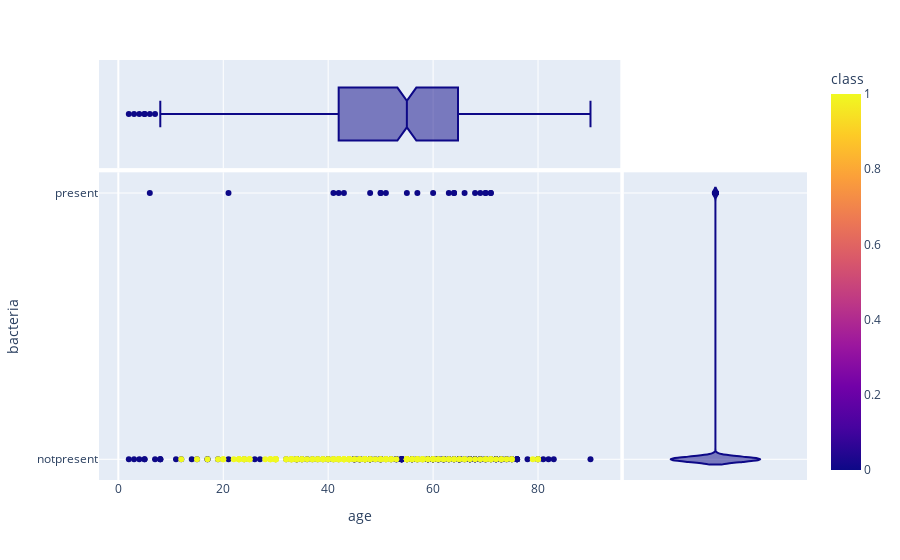

Source (notebook cell):
### Code cell
px.scatter(df, x="age", y="bacteria", color="class", marginal_y="violin", marginal_x="box")

### Figure 1 — Plotly figure (JSON) as saved in the notebook; plotly's stock layout.template omitted (floating-point values rounded to 4 significant figures; data arrays with more than 128 entries replaced by an {"elided": "..."} marker saying what was removed)
{"data": [{"hovertemplate": "age=%{x}<br>bacteria=%{y}<br>class=%{marker.color}<extra></extra>", "legendgroup": "", "marker": {"color": {"elided": "400 int values"}, "coloraxis": "coloraxis", "symbol": "circle"}, "mode": "markers", "name": "", "showlegend": false, "type": "scatter", "x": {"elided": "400 int values"}, "xaxis": "x", "y": {"elided": "400 str values"}, "yaxis": "y"}, {"alignmentgroup": "True", "hovertemplate": "age=%{x}<extra></extra>", "legendgroup": "", "marker": {"color": "#0d0887", "symbol": "circle"}, "name": "", "notched": true, "offsetgroup": "", "showlegend": false, "type": "box", "x": {"elided": "400 int values"}, "xaxis": "x3", "yaxis": "y3"}, {"alignmentgroup": "True", "hovertemplate": "bacteria=%{y}<extra></extra>", "legendgroup": "", "marker": {"color": "#0d0887", "symbol": "circle"}, "name": "", "offsetgroup": "", "scalegroup": "y", "showlegend": false, "type": "violin", "xaxis": "x2", "y": {"elided": "400 str values"}, "yaxis": "y2"}], "layout": {"coloraxis": {"colorbar": {"title": {"text": "class"}}, "colorscale": [[0, "#0d0887"], [0.1111, "#46039f"], [0.2222, "#7201a8"], [0.3333, "#9c179e"], [0.4444, "#bd3786"], [0.5556, "#d8576b"], [0.6667, "#ed7953"], [0.7778, "#fb9f3a"], [0.8889, "#fdca26"], [1, "#f0f921"]]}, "legend": {"tracegroupgap": 0}, "margin": {"t": 60}, "xaxis": {"anchor": "y", "domain": [0, 0.7363], "title": {"text": "age"}}, "xaxis2": {"anchor": "y2", "domain": [0.7413, 1], "matches": "x2", "showgrid": false, "showline": false, "showticklabels": false, "ticks": ""}, "xaxis3": {"anchor": "y3", "domain": [0, 0.7363], "matches": "x", "showgrid": true, "showticklabels": false}, "xaxis4": {"anchor": "y4", "domain": [0.7413, 1], "matches": "x2", "showgrid": false, "showline": false, "showticklabels": false, "ticks": ""}, "yaxis": {"anchor": "x", "domain": [0, 0.7326], "title": {"text": "bacteria"}}, "yaxis2": {"anchor": "x2", "domain": [0, 0.7326], "matches": "y", "showgrid": true, "showticklabels": false}, "yaxis3": {"anchor": "x3", "domain": [0.7426, 1], "matches": "y3", "showgrid": false, "showline": false, "showticklabels": false, "ticks": ""}, "yaxis4": {"anchor": "x4", "domain": [0.7426, 1], "matches": "y3", "showgrid": true, "showline": false, "showticklabels": false, "ticks": ""}}}
